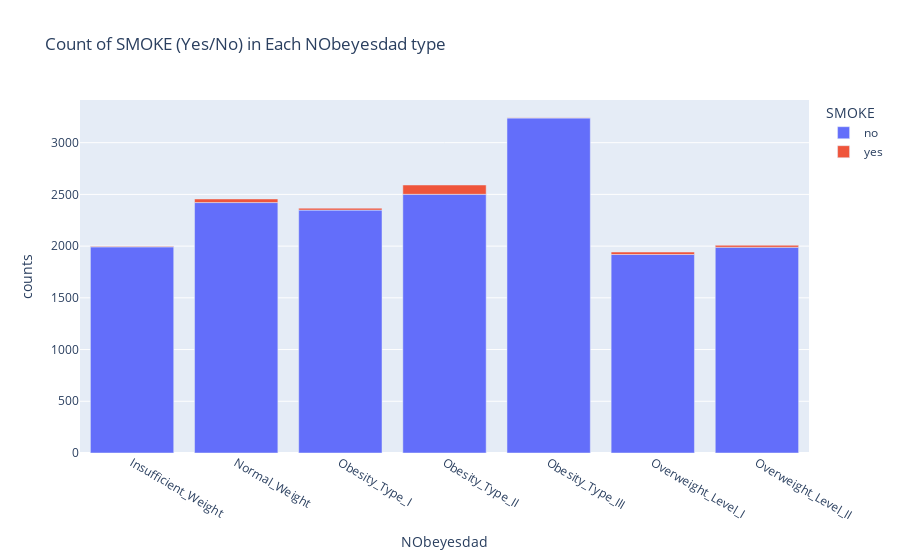

Notebook source saved alongside this figure:
### Code cell
fig = px.bar(grouped_counts, x='NObeyesdad', y='counts', color='SMOKE', title='Count of SMOKE (Yes/No) in Each NObeyesdad type')
fig.show()

### Figure 1 — Plotly figure (JSON) as saved in the notebook; plotly's stock layout.template omitted (floating-point values rounded to 4 significant figures)
{"data": [{"alignmentgroup": "True", "hovertemplate": "SMOKE=no<br>NObeyesdad=%{x}<br>counts=%{y}<extra></extra>", "legendgroup": "no", "marker": {"color": "#636efa", "pattern": {"shape": ""}}, "name": "no", "offsetgroup": "no", "orientation": "v", "showlegend": true, "textposition": "auto", "type": "bar", "x": ["Insufficient_Weight", "Normal_Weight", "Obesity_Type_I", "Obesity_Type_II", "Obesity_Type_III", "Overweight_Level_I", "Overweight_Level_II"], "xaxis": "x", "y": [1993, 2421, 2348, 2501, 3239, 1919, 1989], "yaxis": "y"}, {"alignmentgroup": "True", "hovertemplate": "SMOKE=yes<br>NObeyesdad=%{x}<br>counts=%{y}<extra></extra>", "legendgroup": "yes", "marker": {"color": "#EF553B", "pattern": {"shape": ""}}, "name": "yes", "offsetgroup": "yes", "orientation": "v", "showlegend": true, "textposition": "auto", "type": "bar", "x": ["Insufficient_Weight", "Normal_Weight", "Obesity_Type_I", "Obesity_Type_II", "Obesity_Type_III", "Overweight_Level_I", "Overweight_Level_II"], "xaxis": "x", "y": [6, 35, 19, 90, 3, 24, 19], "yaxis": "y"}], "layout": {"barmode": "relative", "legend": {"title": {"text": "SMOKE"}, "tracegroupgap": 0}, "title": {"text": "Count of SMOKE (Yes/No) in Each NObeyesdad type"}, "xaxis": {"anchor": "y", "domain": [0, 1], "title": {"text": "NObeyesdad"}}, "yaxis": {"anchor": "x", "domain": [0, 1], "title": {"text": "counts"}}}}
